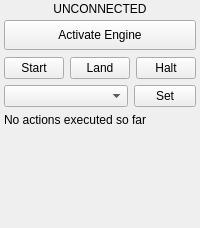
<?xml version="1.0" encoding="UTF-8"?>
<ui version="4.0">
 <class>uasControl</class>
 <widget class="QWidget" name="uasControl">
  <property name="geometry">
   <rect>
    <x>0</x>
    <y>0</y>
    <width>200</width>
    <height>228</height>
   </rect>
  </property>
  <property name="sizePolicy">
   <sizepolicy hsizetype="Minimum" vsizetype="Minimum">
    <horstretch>0</horstretch>
    <verstretch>0</verstretch>
   </sizepolicy>
  </property>
  <property name="minimumSize">
   <size>
    <width>200</width>
    <height>150</height>
   </size>
  </property>
  <property name="maximumSize">
   <size>
    <width>267</width>
    <height>16777215</height>
   </size>
  </property>
  <property name="windowTitle">
   <string>Form</string>
  </property>
  <property name="toolTip">
   <string>Control widget to send basic control actions to the micro air vehicle</string>
  </property>
  <layout class="QGridLayout" name="gridLayout" rowstretch="5,1,40,1,40,40,40,1000" columnstretch="5,20,20,25,5">
   <property name="margin">
    <number>4</number>
   </property>
   <item row="0" column="0" rowspan="7">
    <spacer name="horizontalSpacer">
     <property name="orientation">
      <enum>Qt::Horizontal</enum>
     </property>
     <property name="sizeHint" stdset="0">
      <size>
       <width>31</width>
       <height>159</height>
      </size>
     </property>
    </spacer>
   </item>
   <item row="0" column="1" rowspan="2" colspan="3">
    <widget class="QLabel" name="controlStatusLabel">
     <property name="minimumSize">
      <size>
       <width>0</width>
       <height>10</height>
      </size>
     </property>
     <property name="toolTip">
      <string>Currently controlled system</string>
     </property>
     <property name="statusTip">
      <string>Currently controlled system</string>
     </property>
     <property name="text">
      <string>UNCONNECTED</string>
     </property>
     <property name="alignment">
      <set>Qt::AlignCenter</set>
     </property>
     <property name="margin">
      <number>0</number>
     </property>
    </widget>
   </item>
   <item row="3" column="1" colspan="3">
    <spacer name="verticalSpacer">
     <property name="orientation">
      <enum>Qt::Vertical</enum>
     </property>
     <property name="sizeHint" stdset="0">
      <size>
       <width>216</width>
       <height>17</height>
      </size>
     </property>
    </spacer>
   </item>
   <item row="4" column="1" colspan="3">
    <layout class="QHBoxLayout" name="horizontalLayout">
     <property name="spacing">
      <number>6</number>
     </property>
     <item>
      <widget class="QPushButton" name="liftoffButton">
       <property name="minimumSize">
        <size>
         <width>25</width>
         <height>16</height>
        </size>
       </property>
       <property name="toolTip">
        <string>Dive</string>
       </property>
       <property name="statusTip">
        <string>Dive</string>
       </property>
       <property name="text">
        <string>Start</string>
       </property>
       <property name="icon">
        <iconset resource="../../qgroundcontrol.qrc">
         <normaloff>:/files/images/control/launch.svg</normaloff>:/files/images/control/launch.svg</iconset>
       </property>
      </widget>
     </item>
     <item>
      <widget class="QPushButton" name="landButton">
       <property name="minimumSize">
        <size>
         <width>25</width>
         <height>16</height>
        </size>
       </property>
       <property name="toolTip">
        <string>Ascend to Surface</string>
       </property>
       <property name="statusTip">
        <string>Ascend to Surface</string>
       </property>
       <property name="text">
        <string>Land</string>
       </property>
       <property name="icon">
        <iconset resource="../../qgroundcontrol.qrc">
         <normaloff>:/files/images/control/land.svg</normaloff>:/files/images/control/land.svg</iconset>
       </property>
      </widget>
     </item>
     <item>
      <widget class="QPushButton" name="shutdownButton">
       <property name="minimumSize">
        <size>
         <width>25</width>
         <height>16</height>
        </size>
       </property>
       <property name="toolTip">
        <string>Only active on the surface: Poweroff system</string>
       </property>
       <property name="statusTip">
        <string>Only active on the surface: Poweroff system</string>
       </property>
       <property name="text">
        <string>Halt</string>
       </property>
       <property name="icon">
        <iconset resource="../../qgroundcontrol.qrc">
         <normaloff>:/files/images/actions/system-log-out.svg</normaloff>:/files/images/actions/system-log-out.svg</iconset>
       </property>
      </widget>
     </item>
    </layout>
   </item>
   <item row="5" column="1" colspan="2">
    <widget class="QComboBox" name="modeComboBox">
     <property name="minimumSize">
      <size>
       <width>25</width>
       <height>16</height>
      </size>
     </property>
     <property name="toolTip">
      <string>Select MAV operation mode</string>
     </property>
     <property name="statusTip">
      <string>Select MAV operation mode</string>
     </property>
    </widget>
   </item>
   <item row="5" column="3">
    <widget class="QPushButton" name="setModeButton">
     <property name="minimumSize">
      <size>
       <width>25</width>
       <height>16</height>
      </size>
     </property>
     <property name="toolTip">
      <string>Transmit and enable mode on MAV</string>
     </property>
     <property name="statusTip">
      <string>Transmit and enable mode on MAV</string>
     </property>
     <property name="text">
      <string>Set</string>
     </property>
     <property name="icon">
      <iconset resource="../../qgroundcontrol.qrc">
       <normaloff>:/files/images/devices/network-wireless.svg</normaloff>:/files/images/devices/network-wireless.svg</iconset>
     </property>
    </widget>
   </item>
   <item row="6" column="1" colspan="3">
    <widget class="QLabel" name="lastActionLabel">
     <property name="minimumSize">
      <size>
       <width>0</width>
       <height>10</height>
      </size>
     </property>
     <property name="toolTip">
      <string>Status label</string>
     </property>
     <property name="statusTip">
      <string>Status label</string>
     </property>
     <property name="text">
      <string>No actions executed so far</string>
     </property>
     <property name="alignment">
      <set>Qt::AlignLeading|Qt::AlignLeft|Qt::AlignTop</set>
     </property>
    </widget>
   </item>
   <item row="1" column="4" rowspan="6">
    <spacer name="horizontalSpacer_2">
     <property name="orientation">
      <enum>Qt::Horizontal</enum>
     </property>
     <property name="sizeHint" stdset="0">
      <size>
       <width>30</width>
       <height>159</height>
      </size>
     </property>
    </spacer>
   </item>
   <item row="2" column="1" colspan="3">
    <widget class="QPushButton" name="controlButton">
     <property name="minimumSize">
      <size>
       <width>0</width>
       <height>30</height>
      </size>
     </property>
     <property name="toolTip">
      <string>Main control button</string>
     </property>
     <property name="statusTip">
      <string>Main control button</string>
     </property>
     <property name="text">
      <string>Activate Engine</string>
     </property>
    </widget>
   </item>
   <item row="7" column="1" colspan="3">
    <spacer name="verticalSpacer_2">
     <property name="orientation">
      <enum>Qt::Vertical</enum>
     </property>
     <property name="sizeHint" stdset="0">
      <size>
       <width>20</width>
       <height>5</height>
      </size>
     </property>
    </spacer>
   </item>
  </layout>
 </widget>
 <resources>
  <include location="../../qgroundcontrol.qrc"/>
 </resources>
 <connections/>
</ui>
